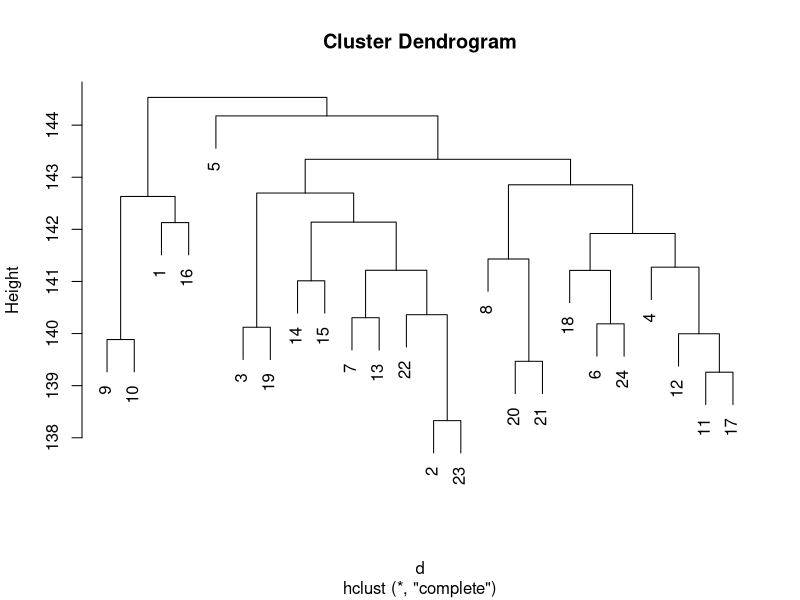

This figure's R source: (Note: this script raises an error after producing the figure.)
#q1

set.seed(1)
m = 10000
n = 24
x <- matrix(rnorm(m*n),m,n)
colnames(x) <- 1:n
x <- t(x)
d <- dist(x)
hc <- hclust(d)
plot(hc)

#q2
set.seed(1)
m = 10000
n = 24
number_of_clusters <- vector('numeric', length = 100)
for (i in 1:100)
{
  x = matrix(rnorm(m*n),m,n)
  hc = hclust( dist( t(x)))
  cl <- cutree(hc, h = 143)
  number_of_clusters[i] <- length(unique(cl))
}
popsd(number_of_clusters)
